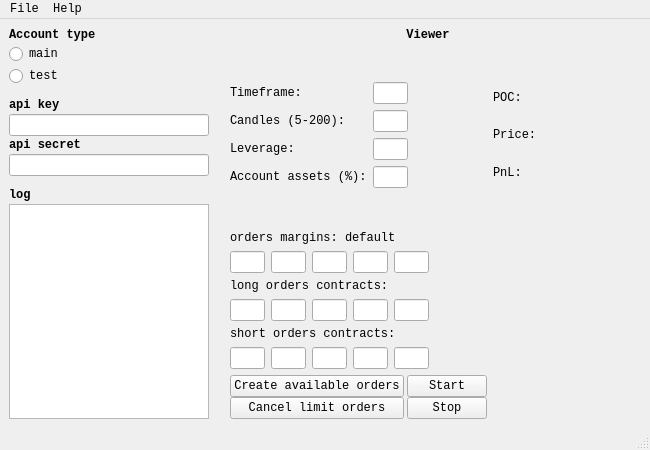
<?xml version="1.0" encoding="UTF-8"?>
<ui version="4.0">
 <class>MainWindow</class>
 <widget class="QMainWindow" name="MainWindow">
  <property name="geometry">
   <rect>
    <x>0</x>
    <y>0</y>
    <width>650</width>
    <height>450</height>
   </rect>
  </property>
  <property name="sizePolicy">
   <sizepolicy hsizetype="Fixed" vsizetype="Fixed">
    <horstretch>0</horstretch>
    <verstretch>0</verstretch>
   </sizepolicy>
  </property>
  <property name="maximumSize">
   <size>
    <width>650</width>
    <height>450</height>
   </size>
  </property>
  <property name="font">
   <font>
    <family>Consolas</family>
    <pointsize>9</pointsize>
   </font>
  </property>
  <property name="windowTitle">
   <string>BITROBOT</string>
  </property>
  <property name="windowIcon">
   <iconset>
    <normaloff>BITROBOT.png</normaloff>BITROBOT.png</iconset>
  </property>
  <widget class="QWidget" name="centralwidget">
   <property name="sizePolicy">
    <sizepolicy hsizetype="Fixed" vsizetype="Fixed">
     <horstretch>0</horstretch>
     <verstretch>0</verstretch>
    </sizepolicy>
   </property>
   <layout class="QGridLayout" name="gridLayout_2">
    <item row="0" column="0">
     <layout class="QGridLayout" name="gridLayout_3">
      <property name="sizeConstraint">
       <enum>QLayout::SetFixedSize</enum>
      </property>
      <property name="horizontalSpacing">
       <number>0</number>
      </property>
      <property name="verticalSpacing">
       <number>2</number>
      </property>
      <item row="0" column="0">
       <widget class="QLabel" name="label">
        <property name="font">
         <font>
          <weight>75</weight>
          <bold>true</bold>
         </font>
        </property>
        <property name="text">
         <string>Account type</string>
        </property>
       </widget>
      </item>
      <item row="6" column="0">
       <widget class="QLineEdit" name="api_key">
        <property name="maximumSize">
         <size>
          <width>200</width>
          <height>16777215</height>
         </size>
        </property>
       </widget>
      </item>
      <item row="7" column="0">
       <widget class="QLabel" name="label_3">
        <property name="font">
         <font>
          <weight>75</weight>
          <bold>true</bold>
         </font>
        </property>
        <property name="text">
         <string>api secret</string>
        </property>
       </widget>
      </item>
      <item row="8" column="0">
       <widget class="QLineEdit" name="api_secret">
        <property name="maximumSize">
         <size>
          <width>200</width>
          <height>16777215</height>
         </size>
        </property>
       </widget>
      </item>
      <item row="5" column="0">
       <widget class="QLabel" name="label_2">
        <property name="font">
         <font>
          <weight>75</weight>
          <bold>true</bold>
         </font>
        </property>
        <property name="text">
         <string>api key</string>
        </property>
       </widget>
      </item>
      <item row="10" column="0">
       <widget class="QLabel" name="label_9">
        <property name="font">
         <font>
          <weight>75</weight>
          <bold>true</bold>
         </font>
        </property>
        <property name="text">
         <string>log</string>
        </property>
       </widget>
      </item>
      <item row="1" column="0">
       <widget class="QRadioButton" name="radioButton_2">
        <property name="text">
         <string>main</string>
        </property>
       </widget>
      </item>
      <item row="2" column="0">
       <widget class="QRadioButton" name="radioButton">
        <property name="text">
         <string>test</string>
        </property>
       </widget>
      </item>
      <item row="11" column="0">
       <widget class="QTextBrowser" name="textBrowser">
        <property name="sizePolicy">
         <sizepolicy hsizetype="Preferred" vsizetype="MinimumExpanding">
          <horstretch>0</horstretch>
          <verstretch>0</verstretch>
         </sizepolicy>
        </property>
        <property name="maximumSize">
         <size>
          <width>200</width>
          <height>16777215</height>
         </size>
        </property>
        <property name="sizeAdjustPolicy">
         <enum>QAbstractScrollArea::AdjustIgnored</enum>
        </property>
       </widget>
      </item>
      <item row="4" column="0">
       <spacer name="verticalSpacer">
        <property name="orientation">
         <enum>Qt::Vertical</enum>
        </property>
        <property name="sizeType">
         <enum>QSizePolicy::Fixed</enum>
        </property>
        <property name="sizeHint" stdset="0">
         <size>
          <width>20</width>
          <height>10</height>
         </size>
        </property>
       </spacer>
      </item>
      <item row="9" column="0">
       <spacer name="verticalSpacer_3">
        <property name="orientation">
         <enum>Qt::Vertical</enum>
        </property>
        <property name="sizeType">
         <enum>QSizePolicy::Fixed</enum>
        </property>
        <property name="sizeHint" stdset="0">
         <size>
          <width>20</width>
          <height>10</height>
         </size>
        </property>
       </spacer>
      </item>
     </layout>
    </item>
    <item row="0" column="1">
     <layout class="QVBoxLayout" name="mainV2">
      <property name="spacing">
       <number>1</number>
      </property>
      <item>
       <widget class="QLabel" name="label_16">
        <property name="font">
         <font>
          <weight>75</weight>
          <bold>true</bold>
         </font>
        </property>
        <property name="text">
         <string>Viewer</string>
        </property>
        <property name="alignment">
         <set>Qt::AlignCenter</set>
        </property>
       </widget>
      </item>
      <item>
       <widget class="QWidget" name="plotwidget" native="true">
        <property name="sizePolicy">
         <sizepolicy hsizetype="Fixed" vsizetype="Fixed">
          <horstretch>0</horstretch>
          <verstretch>0</verstretch>
         </sizepolicy>
        </property>
       </widget>
      </item>
      <item>
       <layout class="QFormLayout" name="formLayout_2">
        <property name="fieldGrowthPolicy">
         <enum>QFormLayout::FieldsStayAtSizeHint</enum>
        </property>
        <property name="horizontalSpacing">
         <number>6</number>
        </property>
        <property name="verticalSpacing">
         <number>6</number>
        </property>
        <property name="leftMargin">
         <number>15</number>
        </property>
        <property name="rightMargin">
         <number>15</number>
        </property>
        <item row="0" column="1">
         <spacer name="verticalSpacer_4">
          <property name="orientation">
           <enum>Qt::Vertical</enum>
          </property>
          <property name="sizeHint" stdset="0">
           <size>
            <width>20</width>
            <height>8</height>
           </size>
          </property>
         </spacer>
        </item>
        <item row="1" column="0">
         <layout class="QFormLayout" name="formLayout">
          <item row="1" column="0">
           <widget class="QLabel" name="label_4">
            <property name="sizePolicy">
             <sizepolicy hsizetype="Fixed" vsizetype="Preferred">
              <horstretch>0</horstretch>
              <verstretch>0</verstretch>
             </sizepolicy>
            </property>
            <property name="text">
             <string>Timeframe:      </string>
            </property>
           </widget>
          </item>
          <item row="1" column="1">
           <widget class="QLineEdit" name="lineEdit_3">
            <property name="sizePolicy">
             <sizepolicy hsizetype="Fixed" vsizetype="Fixed">
              <horstretch>0</horstretch>
              <verstretch>0</verstretch>
             </sizepolicy>
            </property>
            <property name="maximumSize">
             <size>
              <width>35</width>
              <height>16777215</height>
             </size>
            </property>
           </widget>
          </item>
          <item row="2" column="0">
           <widget class="QLabel" name="label_5">
            <property name="sizePolicy">
             <sizepolicy hsizetype="Fixed" vsizetype="Preferred">
              <horstretch>0</horstretch>
              <verstretch>0</verstretch>
             </sizepolicy>
            </property>
            <property name="text">
             <string>Candles (5-200):</string>
            </property>
           </widget>
          </item>
          <item row="2" column="1">
           <widget class="QLineEdit" name="lineEdit_4">
            <property name="sizePolicy">
             <sizepolicy hsizetype="Fixed" vsizetype="Fixed">
              <horstretch>0</horstretch>
              <verstretch>0</verstretch>
             </sizepolicy>
            </property>
            <property name="maximumSize">
             <size>
              <width>35</width>
              <height>16777215</height>
             </size>
            </property>
           </widget>
          </item>
          <item row="3" column="0">
           <widget class="QLabel" name="label_6">
            <property name="sizePolicy">
             <sizepolicy hsizetype="Fixed" vsizetype="Preferred">
              <horstretch>0</horstretch>
              <verstretch>0</verstretch>
             </sizepolicy>
            </property>
            <property name="text">
             <string>Leverage: </string>
            </property>
           </widget>
          </item>
          <item row="3" column="1">
           <widget class="QLineEdit" name="lineEdit_5">
            <property name="sizePolicy">
             <sizepolicy hsizetype="Fixed" vsizetype="Fixed">
              <horstretch>0</horstretch>
              <verstretch>0</verstretch>
             </sizepolicy>
            </property>
            <property name="maximumSize">
             <size>
              <width>35</width>
              <height>16777215</height>
             </size>
            </property>
           </widget>
          </item>
          <item row="4" column="0">
           <widget class="QLabel" name="label_18">
            <property name="sizePolicy">
             <sizepolicy hsizetype="Fixed" vsizetype="Preferred">
              <horstretch>0</horstretch>
              <verstretch>0</verstretch>
             </sizepolicy>
            </property>
            <property name="text">
             <string>Account assets (%):</string>
            </property>
           </widget>
          </item>
          <item row="4" column="1">
           <widget class="QLineEdit" name="lineEdit_6">
            <property name="sizePolicy">
             <sizepolicy hsizetype="Fixed" vsizetype="Fixed">
              <horstretch>0</horstretch>
              <verstretch>0</verstretch>
             </sizepolicy>
            </property>
            <property name="maximumSize">
             <size>
              <width>35</width>
              <height>16777215</height>
             </size>
            </property>
           </widget>
          </item>
         </layout>
        </item>
        <item row="1" column="1">
         <layout class="QVBoxLayout" name="verticalLayout_6">
          <item>
           <layout class="QHBoxLayout" name="horizontalLayout_4">
            <item>
             <widget class="QLabel" name="label_14">
              <property name="text">
               <string>POC:</string>
              </property>
              <property name="alignment">
               <set>Qt::AlignJustify|Qt::AlignVCenter</set>
              </property>
             </widget>
            </item>
            <item>
             <widget class="QLabel" name="label_10">
              <property name="text">
               <string/>
              </property>
              <property name="alignment">
               <set>Qt::AlignJustify|Qt::AlignVCenter</set>
              </property>
             </widget>
            </item>
           </layout>
          </item>
          <item>
           <layout class="QHBoxLayout" name="horizontalLayout_5">
            <item>
             <widget class="QLabel" name="label_13">
              <property name="text">
               <string>Price:</string>
              </property>
              <property name="alignment">
               <set>Qt::AlignJustify|Qt::AlignVCenter</set>
              </property>
             </widget>
            </item>
            <item>
             <widget class="QLabel" name="label_12">
              <property name="text">
               <string/>
              </property>
              <property name="alignment">
               <set>Qt::AlignJustify|Qt::AlignVCenter</set>
              </property>
             </widget>
            </item>
           </layout>
          </item>
          <item>
           <layout class="QHBoxLayout" name="horizontalLayout_6">
            <item>
             <widget class="QLabel" name="label_11">
              <property name="text">
               <string>PnL:</string>
              </property>
              <property name="alignment">
               <set>Qt::AlignJustify|Qt::AlignVCenter</set>
              </property>
             </widget>
            </item>
            <item>
             <widget class="QLabel" name="label_15">
              <property name="text">
               <string/>
              </property>
              <property name="alignment">
               <set>Qt::AlignJustify|Qt::AlignVCenter</set>
              </property>
             </widget>
            </item>
           </layout>
          </item>
         </layout>
        </item>
        <item row="2" column="0">
         <spacer name="verticalSpacer_2">
          <property name="orientation">
           <enum>Qt::Vertical</enum>
          </property>
          <property name="sizeHint" stdset="0">
           <size>
            <width>20</width>
            <height>8</height>
           </size>
          </property>
         </spacer>
        </item>
        <item row="3" column="0">
         <widget class="QLabel" name="label_7">
          <property name="sizePolicy">
           <sizepolicy hsizetype="Fixed" vsizetype="Preferred">
            <horstretch>0</horstretch>
            <verstretch>0</verstretch>
           </sizepolicy>
          </property>
          <property name="text">
           <string>orders margins: default</string>
          </property>
         </widget>
        </item>
        <item row="4" column="0">
         <layout class="QHBoxLayout" name="horizontalLayout">
          <item>
           <widget class="QLineEdit" name="w1">
            <property name="sizePolicy">
             <sizepolicy hsizetype="Maximum" vsizetype="Fixed">
              <horstretch>0</horstretch>
              <verstretch>0</verstretch>
             </sizepolicy>
            </property>
            <property name="maximumSize">
             <size>
              <width>35</width>
              <height>16777215</height>
             </size>
            </property>
           </widget>
          </item>
          <item>
           <widget class="QLineEdit" name="w2">
            <property name="sizePolicy">
             <sizepolicy hsizetype="Fixed" vsizetype="Fixed">
              <horstretch>0</horstretch>
              <verstretch>0</verstretch>
             </sizepolicy>
            </property>
            <property name="maximumSize">
             <size>
              <width>35</width>
              <height>16777215</height>
             </size>
            </property>
            <property name="clearButtonEnabled">
             <bool>false</bool>
            </property>
           </widget>
          </item>
          <item>
           <widget class="QLineEdit" name="w3">
            <property name="sizePolicy">
             <sizepolicy hsizetype="Fixed" vsizetype="Fixed">
              <horstretch>0</horstretch>
              <verstretch>0</verstretch>
             </sizepolicy>
            </property>
            <property name="maximumSize">
             <size>
              <width>35</width>
              <height>16777215</height>
             </size>
            </property>
           </widget>
          </item>
          <item>
           <widget class="QLineEdit" name="w4">
            <property name="sizePolicy">
             <sizepolicy hsizetype="Fixed" vsizetype="Fixed">
              <horstretch>0</horstretch>
              <verstretch>0</verstretch>
             </sizepolicy>
            </property>
            <property name="maximumSize">
             <size>
              <width>35</width>
              <height>16777215</height>
             </size>
            </property>
           </widget>
          </item>
          <item>
           <widget class="QLineEdit" name="w5">
            <property name="sizePolicy">
             <sizepolicy hsizetype="Fixed" vsizetype="Fixed">
              <horstretch>0</horstretch>
              <verstretch>0</verstretch>
             </sizepolicy>
            </property>
            <property name="maximumSize">
             <size>
              <width>35</width>
              <height>16777215</height>
             </size>
            </property>
           </widget>
          </item>
         </layout>
        </item>
        <item row="5" column="0">
         <widget class="QLabel" name="label_8">
          <property name="sizePolicy">
           <sizepolicy hsizetype="Fixed" vsizetype="Preferred">
            <horstretch>0</horstretch>
            <verstretch>0</verstretch>
           </sizepolicy>
          </property>
          <property name="text">
           <string>long orders contracts: </string>
          </property>
         </widget>
        </item>
        <item row="6" column="0">
         <layout class="QHBoxLayout" name="horizontalLayout_3" stretch="0,0,0,0,0">
          <property name="spacing">
           <number>6</number>
          </property>
          <property name="sizeConstraint">
           <enum>QLayout::SetMaximumSize</enum>
          </property>
          <item>
           <widget class="QLineEdit" name="w1_2">
            <property name="sizePolicy">
             <sizepolicy hsizetype="Maximum" vsizetype="Fixed">
              <horstretch>0</horstretch>
              <verstretch>0</verstretch>
             </sizepolicy>
            </property>
            <property name="maximumSize">
             <size>
              <width>35</width>
              <height>16777215</height>
             </size>
            </property>
            <property name="clearButtonEnabled">
             <bool>false</bool>
            </property>
           </widget>
          </item>
          <item>
           <widget class="QLineEdit" name="w2_2">
            <property name="sizePolicy">
             <sizepolicy hsizetype="Maximum" vsizetype="Fixed">
              <horstretch>0</horstretch>
              <verstretch>0</verstretch>
             </sizepolicy>
            </property>
            <property name="maximumSize">
             <size>
              <width>35</width>
              <height>16777215</height>
             </size>
            </property>
           </widget>
          </item>
          <item>
           <widget class="QLineEdit" name="w3_2">
            <property name="sizePolicy">
             <sizepolicy hsizetype="Maximum" vsizetype="Fixed">
              <horstretch>0</horstretch>
              <verstretch>0</verstretch>
             </sizepolicy>
            </property>
            <property name="maximumSize">
             <size>
              <width>35</width>
              <height>16777215</height>
             </size>
            </property>
           </widget>
          </item>
          <item>
           <widget class="QLineEdit" name="w4_2">
            <property name="sizePolicy">
             <sizepolicy hsizetype="Maximum" vsizetype="Fixed">
              <horstretch>0</horstretch>
              <verstretch>0</verstretch>
             </sizepolicy>
            </property>
            <property name="maximumSize">
             <size>
              <width>35</width>
              <height>16777215</height>
             </size>
            </property>
           </widget>
          </item>
          <item>
           <widget class="QLineEdit" name="w5_2">
            <property name="sizePolicy">
             <sizepolicy hsizetype="Maximum" vsizetype="Fixed">
              <horstretch>0</horstretch>
              <verstretch>0</verstretch>
             </sizepolicy>
            </property>
            <property name="maximumSize">
             <size>
              <width>35</width>
              <height>16777215</height>
             </size>
            </property>
           </widget>
          </item>
         </layout>
        </item>
        <item row="7" column="0">
         <widget class="QLabel" name="label_17">
          <property name="sizePolicy">
           <sizepolicy hsizetype="Fixed" vsizetype="Preferred">
            <horstretch>0</horstretch>
            <verstretch>0</verstretch>
           </sizepolicy>
          </property>
          <property name="text">
           <string>short orders contracts: </string>
          </property>
         </widget>
        </item>
        <item row="8" column="0">
         <layout class="QHBoxLayout" name="horizontalLayout_7" stretch="0,0,0,0,0">
          <property name="spacing">
           <number>6</number>
          </property>
          <property name="sizeConstraint">
           <enum>QLayout::SetMaximumSize</enum>
          </property>
          <item>
           <widget class="QLineEdit" name="w1_3">
            <property name="sizePolicy">
             <sizepolicy hsizetype="Maximum" vsizetype="Fixed">
              <horstretch>0</horstretch>
              <verstretch>0</verstretch>
             </sizepolicy>
            </property>
            <property name="maximumSize">
             <size>
              <width>35</width>
              <height>16777215</height>
             </size>
            </property>
            <property name="clearButtonEnabled">
             <bool>false</bool>
            </property>
           </widget>
          </item>
          <item>
           <widget class="QLineEdit" name="w2_3">
            <property name="sizePolicy">
             <sizepolicy hsizetype="Maximum" vsizetype="Fixed">
              <horstretch>0</horstretch>
              <verstretch>0</verstretch>
             </sizepolicy>
            </property>
            <property name="maximumSize">
             <size>
              <width>35</width>
              <height>16777215</height>
             </size>
            </property>
           </widget>
          </item>
          <item>
           <widget class="QLineEdit" name="w3_3">
            <property name="sizePolicy">
             <sizepolicy hsizetype="Maximum" vsizetype="Fixed">
              <horstretch>0</horstretch>
              <verstretch>0</verstretch>
             </sizepolicy>
            </property>
            <property name="maximumSize">
             <size>
              <width>35</width>
              <height>16777215</height>
             </size>
            </property>
           </widget>
          </item>
          <item>
           <widget class="QLineEdit" name="w4_3">
            <property name="sizePolicy">
             <sizepolicy hsizetype="Maximum" vsizetype="Fixed">
              <horstretch>0</horstretch>
              <verstretch>0</verstretch>
             </sizepolicy>
            </property>
            <property name="maximumSize">
             <size>
              <width>35</width>
              <height>16777215</height>
             </size>
            </property>
           </widget>
          </item>
          <item>
           <widget class="QLineEdit" name="w5_3">
            <property name="sizePolicy">
             <sizepolicy hsizetype="Maximum" vsizetype="Fixed">
              <horstretch>0</horstretch>
              <verstretch>0</verstretch>
             </sizepolicy>
            </property>
            <property name="maximumSize">
             <size>
              <width>35</width>
              <height>16777215</height>
             </size>
            </property>
           </widget>
          </item>
         </layout>
        </item>
        <item row="9" column="0">
         <layout class="QGridLayout" name="gridLayout" columnminimumwidth="10,0">
          <property name="horizontalSpacing">
           <number>3</number>
          </property>
          <property name="verticalSpacing">
           <number>0</number>
          </property>
          <item row="0" column="1">
           <layout class="QVBoxLayout" name="verticalLayout">
            <property name="spacing">
             <number>0</number>
            </property>
            <item>
             <widget class="QPushButton" name="pushButton">
              <property name="sizePolicy">
               <sizepolicy hsizetype="Fixed" vsizetype="Fixed">
                <horstretch>0</horstretch>
                <verstretch>0</verstretch>
               </sizepolicy>
              </property>
              <property name="text">
               <string>Start</string>
              </property>
             </widget>
            </item>
            <item>
             <widget class="QPushButton" name="pushButton_2">
              <property name="sizePolicy">
               <sizepolicy hsizetype="Fixed" vsizetype="Fixed">
                <horstretch>0</horstretch>
                <verstretch>0</verstretch>
               </sizepolicy>
              </property>
              <property name="text">
               <string>Stop</string>
              </property>
             </widget>
            </item>
           </layout>
          </item>
          <item row="0" column="0">
           <layout class="QVBoxLayout" name="verticalLayout_2">
            <property name="spacing">
             <number>0</number>
            </property>
            <property name="sizeConstraint">
             <enum>QLayout::SetNoConstraint</enum>
            </property>
            <item>
             <widget class="QPushButton" name="pushButton_3">
              <property name="sizePolicy">
               <sizepolicy hsizetype="Fixed" vsizetype="Fixed">
                <horstretch>0</horstretch>
                <verstretch>0</verstretch>
               </sizepolicy>
              </property>
              <property name="layoutDirection">
               <enum>Qt::LeftToRight</enum>
              </property>
              <property name="text">
               <string>Create available orders</string>
              </property>
             </widget>
            </item>
            <item>
             <widget class="QPushButton" name="cancelButton">
              <property name="sizePolicy">
               <sizepolicy hsizetype="Fixed" vsizetype="Fixed">
                <horstretch>0</horstretch>
                <verstretch>0</verstretch>
               </sizepolicy>
              </property>
              <property name="text">
               <string>  Cancel limit orders  </string>
              </property>
             </widget>
            </item>
           </layout>
          </item>
         </layout>
        </item>
       </layout>
      </item>
     </layout>
    </item>
   </layout>
  </widget>
  <widget class="QMenuBar" name="menubar">
   <property name="geometry">
    <rect>
     <x>0</x>
     <y>0</y>
     <width>650</width>
     <height>20</height>
    </rect>
   </property>
   <property name="font">
    <font>
     <family>Consolas</family>
    </font>
   </property>
   <widget class="QMenu" name="menuFile">
    <property name="title">
     <string>File</string>
    </property>
    <addaction name="actionExit"/>
   </widget>
   <widget class="QMenu" name="menuAbout">
    <property name="title">
     <string>Help</string>
    </property>
    <addaction name="actionAbout"/>
   </widget>
   <addaction name="menuFile"/>
   <addaction name="menuAbout"/>
  </widget>
  <widget class="QStatusBar" name="statusbar"/>
  <action name="actionAbout">
   <property name="checkable">
    <bool>true</bool>
   </property>
   <property name="text">
    <string>About</string>
   </property>
  </action>
  <action name="actionExit">
   <property name="checkable">
    <bool>true</bool>
   </property>
   <property name="text">
    <string>Exit</string>
   </property>
  </action>
 </widget>
 <resources/>
 <connections/>
</ui>
